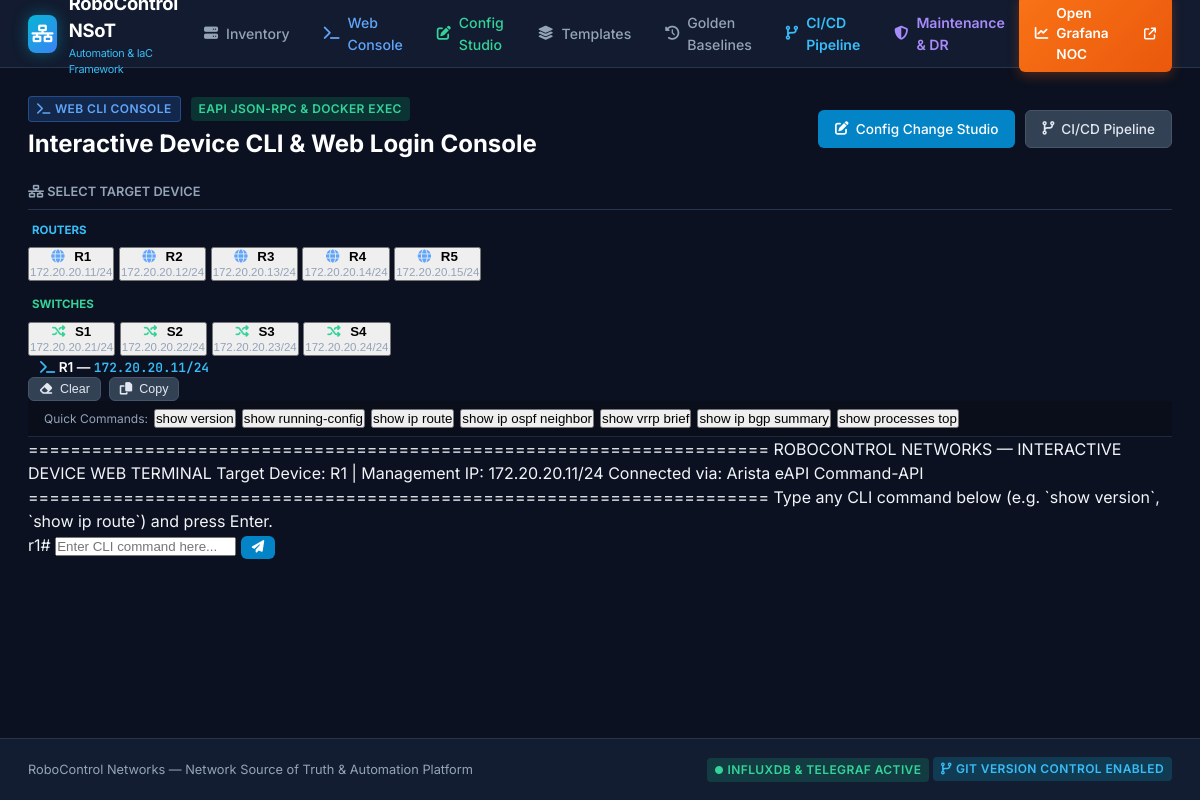
Before: /console/ with the older database file.
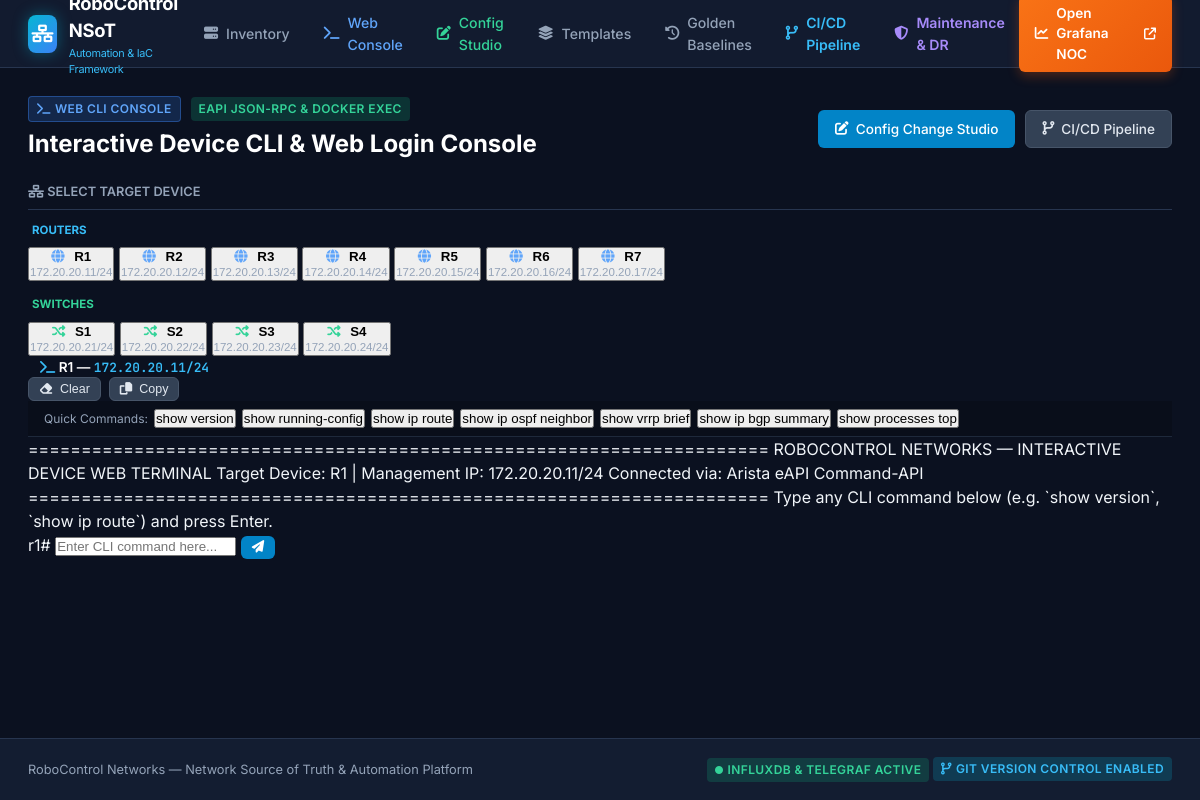
After: the same page with the newer database file.
### automation/models.py (models this page shows, shortened)
class Device(models.Model):
    DEVICE_TYPES = [
        ('router', 'Router'),
        ('switch', 'Switch'),
        ('host', 'Host'),
        ('nmas', 'NMAS Station'),
        ('server', 'Internet Web Server'),
        ('backup', 'Backup Node'),
    ]
    VENDORS = [
        ('arista', 'Arista cEOS'),
        ('cisco_nxos', 'Cisco NX-OS 9000v'),
        ('cisco_xrv', 'Cisco IOS-XRv 9000'),
        ('sonic', 'SONiC VS (sonic-vs)'),
        ('linux', 'Linux Host / Server'),
    ]
    TIERS = [
        ('distribution', 'Tier 1: Distribution Routers (R1-R2, R6-R7)'),
        ('asbr', 'Tier 2: ASBR Core Routers (R3-R4)'),
        ('pe_router', 'Tier 3: PE WAN Gateway (R5)'),
        ('access_switch', 'Tier 4: Access Switches (S1-S2)'),
        ('core_switch', 'Tier 5: Core Backbone Switches (S3-S4)'),
        ('host', 'End Host (H1-H5)'),
        ('management', 'Management & Automation'),
    ]
    name = models.CharField(max_length=64, unique=True, verbose_name="Hostname / Device Name")
    device_type = models.CharField(max_length=32, choices=DEVICE_TYPES, default='router')
    vendor = models.CharField(max_length=64, choices=VENDORS, default='arista')
    tier = models.CharField(max_length=64, choices=TIERS, default='distribution')
    role = models.CharField(max_length=255, blank=True, verbose_name="Deployment Role")
    public_ip = models.CharField(max_length=64, blank=True, null=True, verbose_name="Public / WAN IP")
    private_ip = models.CharField(max_length=64, blank=True, null=True, verbose_name="Private IP")
    mgmt_ip = models.CharField(max_length=64, blank=True, null=True, verbose_name="Management IP")
    status = models.CharField(max_length=32, default='Online')
    routing_protocols = models.CharField(max_length=128, blank=True, default="OSPF", verbose_name="Routing Protocol(s)")
    bgp_asn = models.IntegerField(blank=True, null=True, verbose_name="BGP Local ASN")
    router_id = models.CharField(max_length=64, blank=True, null=True, verbose_name="Router ID")
    interface_ips = models.TextField(blank=True, verbose_name="Interface IPs / Descriptions")
    vlans = models.CharField(max_length=128, blank=True, verbose_name="VLANs (e.g. 10,20,30)")
    custom_config_yaml = models.TextField(blank=True, verbose_name="YAML Data Model")
    running_config = models.TextField(blank=True, verbose_name="Live Running Configuration")
    template_name = models.CharField(max_length=128, blank=True, default="r1_r2.j2", verbose_name="Jinja2 Template File")
    uploaded_config_file = models.FileField(upload_to='uploaded_configs/', blank=True, null=True, verbose_name="Uploaded Running Config File")
    uploaded_template_file = models.FileField(upload_to='uploaded_templates/', blank=True, null=True, verbose_name="Uploaded Jinja2 Template File")
    last_config_pulled_at = models.DateTimeField(blank=True, null=True)
    created_at = models.DateTimeField(auto_now_add=True)
    updated_at = models.DateTimeField(auto_now=True)
    class Meta:
        ordering = ['name']

### automation/views.py (the view)
# urls.py: path('console/', views.device_console_view, name='device_console'),
@csrf_exempt
def device_console_view(request, device_id=None):
    devices = Device.objects.filter(device_type__in=['router', 'switch']).order_by('id')
    selected_device = None
    if device_id:
        selected_device = Device.objects.filter(id=device_id, device_type__in=['router', 'switch']).first()
    if not selected_device and devices.exists():
        selected_device = devices.filter(name__iexact='r1').first() or devices.first()
    context = {
        'page_title': 'Device Web Console',
        'devices': devices,
        'selected_device': selected_device,
    }
    return render(request, 'automation/device_console.html', context)

### templates/automation/device_console.html (shortened to what the changed rows need)
{% extends 'automation/base.html' %}
{% block content %}
<div style="display: flex; justify-content: space-between; align-items: center; margin-bottom: 20px;">
  <div>
    <h1 style="font-size: 1.5rem; font-weight: 700; color: #ffffff;">Interactive Device CLI &amp; Web Login Console</h1>
  </div>
</div>
<div class="console-layout">
  <div class="device-list-card">
    {% for dev in devices %}
      {% if dev.device_type == 'router' %}
      <button onclick="selectDevice('{{ dev.name }}', '{{ dev.mgmt_ip }}', '{{ dev.device_type }}')" class="device-item-btn {% if selected_device.id == dev.id %}active{% endif %}" id="devBtn_{{ dev.name }}">
        <div>
          <i class="fa-solid fa-globe" style="margin-right: 6px; color: #60a5fa;"></i>
          <strong>{{ dev.name|upper }}</strong>
        </div>
        <span style="font-size: 0.72rem; color: var(--text-muted);">{{ dev.mgmt_ip|default:"--" }}</span>
      </button>
      {% endif %}
    {% endfor %}
    {% for dev in devices %}
      {% if dev.device_type == 'switch' %}
      <button onclick="selectDevice('{{ dev.name }}', '{{ dev.mgmt_ip }}', '{{ dev.device_type }}')" class="device-item-btn {% if selected_device.id == dev.id %}active{% endif %}" id="devBtn_{{ dev.name }}">
        <div>
          <i class="fa-solid fa-shuffle" style="margin-right: 6px; color: #34d399;"></i>
          <strong>{{ dev.name|upper }}</strong>
        </div>
        <span style="font-size: 0.72rem; color: var(--text-muted);">{{ dev.mgmt_ip|default:"--" }}</span>
      </button>
      {% endif %}
    {% endfor %}
  </div>
  <div>
    <div class="terminal-window">
      <div class="terminal-topbar">
        <div style="display: flex; align-items: center; gap: 12px;">
          <span style="font-size: 0.85rem; font-weight: 600; color: #ffffff;" id="terminalHeaderTitle">
            <i class="fa-solid fa-terminal" style="color: #38bdf8;"></i> <span id="currentDeviceName">{{ selected_device.name|default:"R1"|upper }}</span> &mdash; <code id="currentDeviceIp" style="color: #38bdf8; font-size: 0.8rem;">{{ selected_device.mgmt_ip|default:"172.20.20.11" }}</code>
          </span>
        </div>
      </div>
      <div class="terminal-screen" id="terminalScreen">
======================================================================
  ROBOCONTROL NETWORKS &mdash; INTERACTIVE DEVICE WEB TERMINAL
  Target Device: <span id="motdDeviceName">{{ selected_device.name|default:"R1"|upper }}</span> | Management IP: <span id="motdMgmtIp">{{ selected_device.mgmt_ip|default:"172.20.20.11" }}</span>
  Connected via: Arista eAPI Command-API
======================================================================
Type any CLI command below (e.g. `show version`, `show ip route`) and press Enter.
</div>
      <div class="terminal-input-bar">
        <span class="terminal-prompt" id="terminalPromptStr">{{ selected_device.name|default:"device"|lower }}#</span>
        <input type="text" id="terminalInput" class="terminal-input" placeholder="Enter CLI command here..." autocomplete="off" spellcheck="false">
        <button onclick="submitCommand()" class="btn btn-primary btn-sm">
          <i class="fa-solid fa-paper-plane"></i>
        </button>
      </div>
    </div>
  </div>
</div>
{% endblock %}

Changed rows visible on the page:
added Device: name "R6", mgmt_ip "172.20.20.16/24", shown under "Interactive Device CLI & Web Login Console"
added Device: name "R7", mgmt_ip "172.20.20.17/24", shown under "Interactive Device CLI & Web Login Console"
